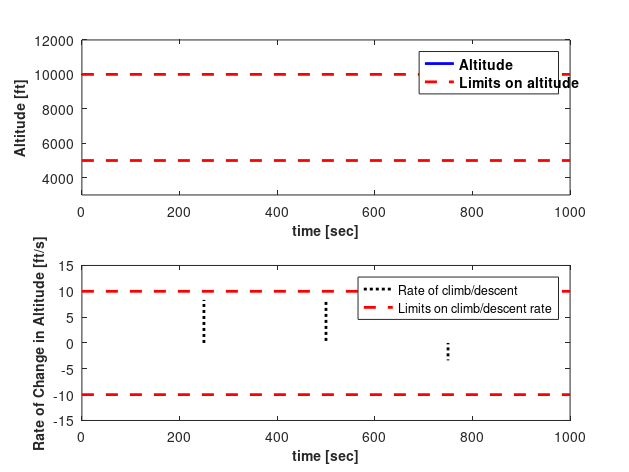

MATLAB code for this plot:
t = 0:0.002:1000;
N = numel(t);
d = (N-1)/4;
scale = 1000;
hleg1= zeros(1,d);
hleg2 = (t(d+1:2*d)-t(d))/120+hleg1(end);
hleg3 = cos(t(1:d)/250)+hleg2(end)-1;
hleg4 = zeros(1,d+1)+hleg3(end);
h = [hleg1,hleg2,hleg3,hleg4]*scale+6000;

% Plot settings
fz =10;
     
f1=figure(1);
clf
subplot(211)
plot(t,h,'b')     
hold on
plot([t(1) t(end)],[10000 10000],'r--')
plot([t(1) t(end)],[5000 5000],'r--')
xlabel('time [sec]')
ylabel('Altitude [ft]')
set(gca,'FontSize',fz)
set(findall(gcf,'type','text'),'FontSize',fz,'fontWeight','bold')
set(findall(gcf,'type','Line'),'LineWidth',2) 
ylim([3000 12000])
legend('Altitude','Limits on altitude','location','best')

hdotleg1 = zeros(1,d);
hdotleg2 = ones(1,d)*scale/120;
hdotleg3 = -sin(t(1:d)/250)*scale/250;
hdotleg4 = zeros(1,d+1);

hdot = [hdotleg1,hdotleg2,hdotleg3,hdotleg4];

subplot(212)
plot(t,hdot,'k:') 
hold on 
plot([t(1) t(end)],[10 10],'r--')
plot([t(1) t(end)],[-10 -10],'r--')
xlabel('time [sec]')
ylabel('Rate of Change in Altitude [ft/s]')
set(gca,'FontSize',fz)
set(findall(gcf,'type','text'),'FontSize',fz,'fontWeight','bold')
set(findall(gcf,'type','Line'),'LineWidth',2) 
ylim([-15 15])
legend('Rate of climb/descent','Limits on climb/descent rate','location','best')


pos = [2,1,16,12];
set(gcf,'Units','centimeters');
set(gcf,'Position',pos);
% print(f1,'html\AltitudeExample','-dpng')

set(gcf,'PaperPositionMode','auto')
print(f1,'html\AltitudeExample','-dpng','-r0')




